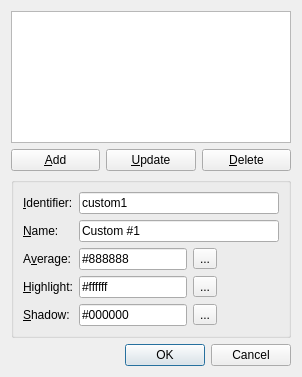
<?xml version="1.0" encoding="UTF-8"?>
<ui version="4.0">
 <class>CustomRanges</class>
 <widget class="QDialog" name="CustomRanges">
  <property name="geometry">
   <rect>
    <x>0</x>
    <y>0</y>
    <width>302</width>
    <height>377</height>
   </rect>
  </property>
  <property name="windowTitle">
   <string>Customize color ranges</string>
  </property>
  <layout class="QVBoxLayout" name="verticalLayout" stretch="1,0,1,0">
   <item>
    <widget class="QListWidget" name="rangesList"/>
   </item>
   <item>
    <layout class="QHBoxLayout" name="horizontalLayout" stretch="1,1,1">
     <item>
      <widget class="QPushButton" name="cmdAdd">
       <property name="text">
        <string>&amp;Add</string>
       </property>
      </widget>
     </item>
     <item>
      <widget class="QPushButton" name="cmdUpdate">
       <property name="text">
        <string>&amp;Update</string>
       </property>
      </widget>
     </item>
     <item>
      <widget class="QPushButton" name="cmdDelete">
       <property name="text">
        <string>&amp;Delete</string>
       </property>
      </widget>
     </item>
    </layout>
   </item>
   <item>
    <widget class="QGroupBox" name="groupBox">
     <property name="title">
      <string/>
     </property>
     <layout class="QFormLayout" name="formLayout">
      <item row="0" column="0">
       <widget class="QLabel" name="label">
        <property name="text">
         <string>&amp;Identifier:</string>
        </property>
        <property name="buddy">
         <cstring>leId</cstring>
        </property>
       </widget>
      </item>
      <item row="0" column="1">
       <widget class="QLineEdit" name="leId">
        <property name="text">
         <string>custom1</string>
        </property>
       </widget>
      </item>
      <item row="1" column="0">
       <widget class="QLabel" name="label_2">
        <property name="text">
         <string>&amp;Name:</string>
        </property>
        <property name="buddy">
         <cstring>leName</cstring>
        </property>
       </widget>
      </item>
      <item row="1" column="1">
       <widget class="QLineEdit" name="leName">
        <property name="text">
         <string>Custom #1</string>
        </property>
       </widget>
      </item>
      <item row="2" column="0">
       <widget class="QLabel" name="label_3">
        <property name="text">
         <string>A&amp;verage:</string>
        </property>
        <property name="buddy">
         <cstring>leAvg</cstring>
        </property>
       </widget>
      </item>
      <item row="2" column="1">
       <layout class="QFormLayout" name="formLayout_3">
        <item row="0" column="0">
         <widget class="QLineEdit" name="leAvg">
          <property name="text">
           <string>#888888</string>
          </property>
         </widget>
        </item>
        <item row="0" column="1">
         <widget class="QToolButton" name="tbAvg">
          <property name="text">
           <string>...</string>
          </property>
         </widget>
        </item>
       </layout>
      </item>
      <item row="3" column="0">
       <widget class="QLabel" name="label_4">
        <property name="text">
         <string>&amp;Highlight:</string>
        </property>
        <property name="buddy">
         <cstring>leMax</cstring>
        </property>
       </widget>
      </item>
      <item row="3" column="1">
       <layout class="QFormLayout" name="formLayout_4">
        <item row="0" column="0">
         <widget class="QLineEdit" name="leMax">
          <property name="text">
           <string>#ffffff</string>
          </property>
         </widget>
        </item>
        <item row="0" column="1">
         <widget class="QToolButton" name="tbMax">
          <property name="text">
           <string>...</string>
          </property>
         </widget>
        </item>
       </layout>
      </item>
      <item row="4" column="0">
       <widget class="QLabel" name="label_5">
        <property name="text">
         <string>&amp;Shadow:</string>
        </property>
        <property name="buddy">
         <cstring>leMin</cstring>
        </property>
       </widget>
      </item>
      <item row="4" column="1">
       <layout class="QFormLayout" name="formLayout_5">
        <item row="0" column="0">
         <widget class="QLineEdit" name="leMin">
          <property name="text">
           <string>#000000</string>
          </property>
         </widget>
        </item>
        <item row="0" column="1">
         <widget class="QToolButton" name="tbMin">
          <property name="text">
           <string>...</string>
          </property>
         </widget>
        </item>
       </layout>
      </item>
     </layout>
    </widget>
   </item>
   <item>
    <widget class="QDialogButtonBox" name="buttonBox">
     <property name="orientation">
      <enum>Qt::Horizontal</enum>
     </property>
     <property name="standardButtons">
      <set>QDialogButtonBox::Cancel|QDialogButtonBox::Ok</set>
     </property>
    </widget>
   </item>
  </layout>
  <zorder>groupBox</zorder>
  <zorder>buttonBox</zorder>
  <zorder>rangesList</zorder>
  <zorder>cmdAdd</zorder>
  <zorder>cmdUpdate</zorder>
  <zorder>cmdDelete</zorder>
 </widget>
 <resources/>
 <connections>
  <connection>
   <sender>buttonBox</sender>
   <signal>accepted()</signal>
   <receiver>CustomRanges</receiver>
   <slot>accept()</slot>
   <hints>
    <hint type="sourcelabel">
     <x>248</x>
     <y>254</y>
    </hint>
    <hint type="destinationlabel">
     <x>157</x>
     <y>274</y>
    </hint>
   </hints>
  </connection>
  <connection>
   <sender>buttonBox</sender>
   <signal>rejected()</signal>
   <receiver>CustomRanges</receiver>
   <slot>reject()</slot>
   <hints>
    <hint type="sourcelabel">
     <x>316</x>
     <y>260</y>
    </hint>
    <hint type="destinationlabel">
     <x>286</x>
     <y>274</y>
    </hint>
   </hints>
  </connection>
 </connections>
</ui>
